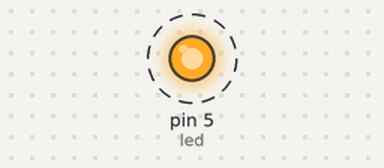
The sketch below on a simulated Arduino Uno, built with avr-gcc and run on an emulated ATmega328P. Parts: output pins drawn as LEDs (lit = HIGH). Dashed ring = blinking.

Above: at 0.5 s.
Timing chart, 0 to 4.6 s (numbered marks = the images above):
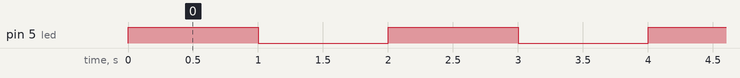

The sketch:

BT_Led.ino
```cpp
char command;
String string;
#define led 5

void setup()
{
  Serial.begin(9600);
  pinMode(led, OUTPUT);
}

void loop()
{
  LEDOn();
  delay(1000);
  LEDOff();
  delay(1000);
}

 void LEDOn()
    {
          digitalWrite(led, HIGH);
    }

   void LEDOff()
    {
      digitalWrite(led, LOW);
    }
```

Measured:
- by itself, pin 5 (led): alternates HIGH for 1.0 s and LOW for 1.0 s
